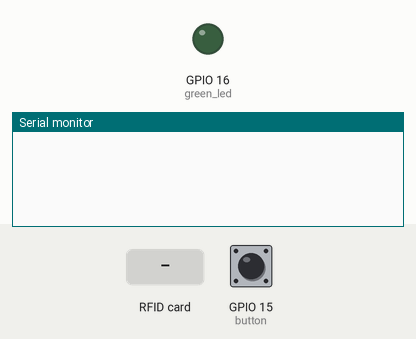
Simulated run of this program. Board: ESP8266 (NodeMCU). Parts: output pins drawn as LEDs (lit = HIGH), the last lines printed to the serial monitor. Inputs (shaded band) come from the test bench; at power-on: GPIO 15 (button) LOW. WiFi joins after 1.5 s; servers stay silent unless stated; uploads are accepted with an empty reply.

Above: at 2.2 s.
2.3 s: RFID card 5E 7A 19 C4 held to the reader
At 2.9 s:
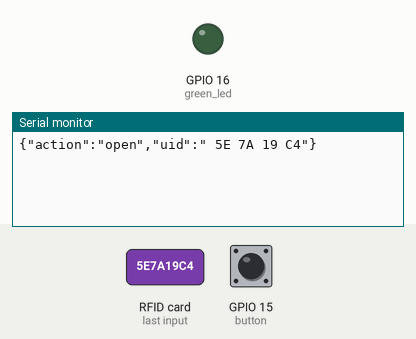
At 5.1 s:
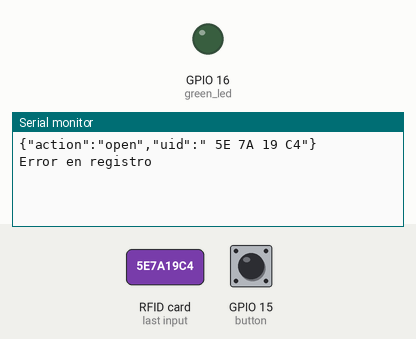

The program:

main.cpp
```cpp
#include <Arduino.h>
#include <SPI.h>
#include <MFRC522.h>
#include <ESP8266WiFi.h>
#include <ESP8266HTTPClient.h>
#include <ESP8266WiFiMulti.h>
#include <ArduinoJson.h>

// define MFRC522 pins
#define RST_PIN 5
#define SS_PIN 4
// define led and button pin
#define green_led 16
#define button 15

ESP8266WiFiMulti wifimulti;
MFRC522 mfrc522(SS_PIN, RST_PIN);  // Create MFRC522 instance

WiFiClient client;
HTTPClient http;

void handle_actions(String uid, String send_action){
				String json_data = "{\"action\":\""+ send_action + "\",\"uid\":\"" + uid +"\"}";
				Serial.print(json_data);
				Serial.print("\n");
    			http.begin(client,"http://192.168.31.204:3000/action");
				http.addHeader("Content-Type", "application/json");
				delay(1000);
				if (http.POST(json_data) == 200){
					String response = http.getString();
					StaticJsonDocument<210> doc;
					deserializeJson(doc, response);
					const char* action = doc["action"];
					const char* uid = doc["uid"];
					const char* name = doc["name"];
					int result = doc["result"];
					int open = doc["open"];

					if (open == 1){
						if (result == 1){
							Serial.print("\nAcceso Autorizado: ");
							Serial.print(name);
							digitalWrite(green_led,HIGH);
							Serial.print("\nOpen");
							delay(2000);
							Serial.print("\nClose");
							digitalWrite(green_led,LOW);
							Serial.print("\n");
						}else{
							Serial.print("\nAcceso no autorizado: ");
							Serial.print(name);
							Serial.print("\n");
						}
					}else if (open == 0){
						if (result == 1){
							Serial.print("\nRegistro Completo: ");
							Serial.print(name);
							digitalWrite(green_led,HIGH);
							Serial.print("\n");
						}else{
							Serial.print("\nError en registro");
							Serial.print("\n");
						}
					}
				}else{
					Serial.print("error");
				}
    			http.end();
    			delay(1000);
}

void setup() {
	Serial.begin(9600);		// Initialize serial communications with the PC
	while (!Serial);		// Do nothing if no serial port is opened (added for Arduinos based on ATMEGA32U4)
	SPI.begin();			// Init SPI bus
	mfrc522.PCD_Init();		// Init MFRC522
	delay(4);				// Optional delay. Some board do need more time after init to be ready, see Readme
	pinMode(button,INPUT);
	pinMode(green_led, OUTPUT);
	delay(1000);
	WiFi.mode(WIFI_STA);
	wifimulti.addAP("INPIMACA", "E151098.A261201");
}

void loop() {
	digitalWrite(green_led, LOW);
// Revisamos si hay nuevas tarjetas  presentes
	if((wifimulti.run() == WL_CONNECTED)) {
		if ( mfrc522.PICC_IsNewCardPresent()){
		String uid = "";
            if ( mfrc522.PICC_ReadCardSerial()){
				for (byte i = 0; i < mfrc522.uid.size; i++) {
					if (mfrc522.uid.uidByte[i] < 0x10){
						uid = uid + " 0";
						} else {
							uid = uid + " ";
						}
					String str = String(mfrc522.uid.uidByte[i],HEX);
					str.toUpperCase();
					uid = uid + str;
                }
			mfrc522.PICC_HaltA();
			handle_actions(uid, "open");
            }
	}
		while (digitalRead(button) == HIGH){
    	if (mfrc522.PICC_IsNewCardPresent()){
			String uid = "";
    		//Seleccionamos una tarjeta
            if ( mfrc522.PICC_ReadCardSerial()){
                for (byte i = 0; i < mfrc522.uid.size; i++) {
					if (mfrc522.uid.uidByte[i] < 0x10){
						uid = uid + " 0";
					} else {
						uid = uid + " ";
					}
					String str = String(mfrc522.uid.uidByte[i],HEX);
					str.toUpperCase();
					uid = uid + str;
                }
				mfrc522.PICC_HaltA();
				handle_actions(uid,"register");
                break;
            }
    	}
	}
	}
}
```

Measured:
- after the input at 2.3 s, the serial monitor: prints a new line after 0.26 s (image 1)
